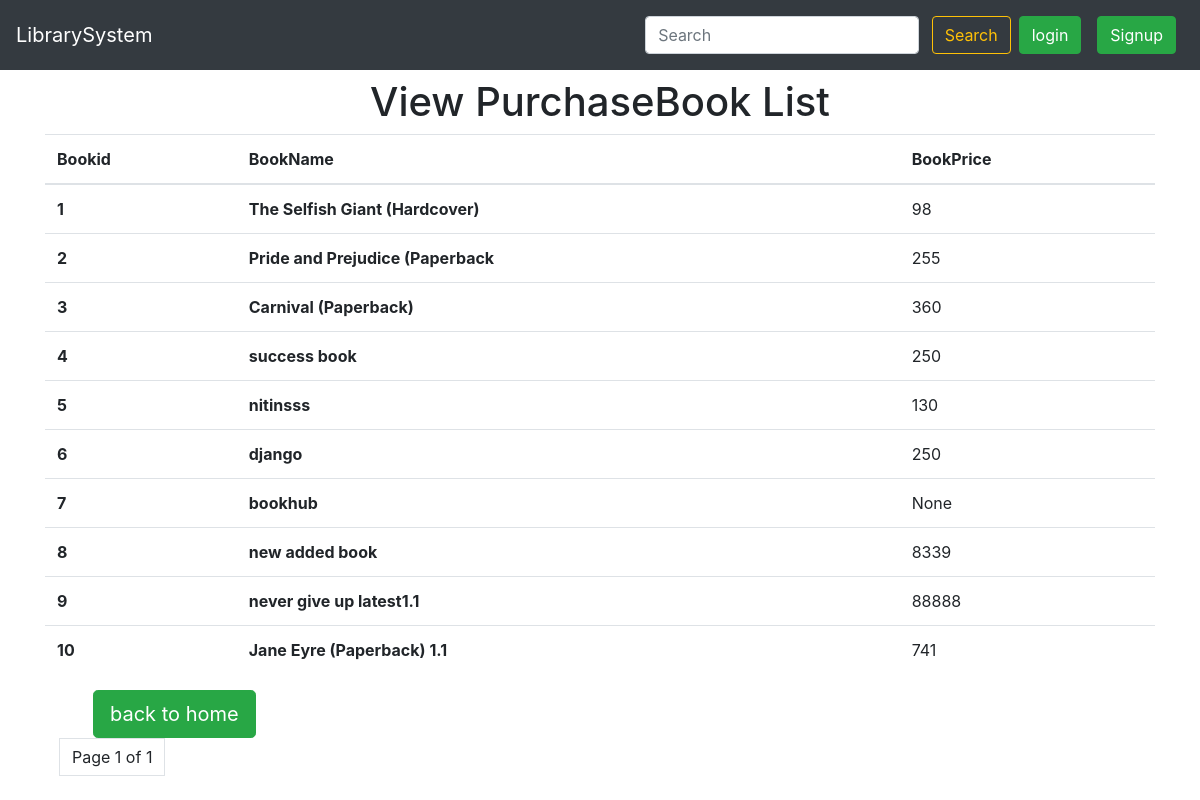
The page /purchaseviewbook on the database its author committed.
### lib_app/models.py (models this page shows)
class Book(models.Model):
    catchoice= [
        ('education', 'Education'),
        ('entertainment', 'Entertainment'),
        ('comics', 'Comics'),
        ('biography', 'Biographie'),
        ('history', 'History'),
        ]
    bookid = models.AutoField(primary_key=True)
    name=models.CharField(max_length=30)
    author=models.CharField(max_length=40)
    category=models.CharField(max_length=30,choices=catchoice,default='Education')
    bookprice= models.DecimalField(decimal_places=0, max_digits=10000, null=True)
    bookdesc=models.TextField(max_length=500)
    timeStamp = models.DateTimeField(auto_now_add=True ,blank=True)
    require_date = models.DateTimeField(auto_now_add=True,blank=True, null=True)
    Tenatative_Return_Date = models.DateTimeField(auto_now_add=True,blank=True, null=True)
    def __str__(self):
        return str(self.name)

### lib_app/views.py (the view)
# urls.py: path('purchaseviewbook', views.purchaseviewbook, name='purchaseviewbook'),
def purchaseviewbook(request):
    pv = Book.objects.all()
    print(pv)
    paginator = Paginator(pv, 11)
    page = request.GET.get('page')
    try:
        posts = paginator.page(page)
    except PageNotAnInteger:
        posts = paginator.page(1)
    except EmptyPage:
        posts = paginator.page(paginator.num_pages)
    return render(request, 'purchaseviewbook.html',{'page':page,'posts':posts})

### templates/purchaseviewbook.html (shortened to what this page needs)
{% extends 'base.html' %}
{% block body %}
<div class="container my-2">
<h1 class="text-center my-2">View PurchaseBook List</h1>
<table class="table">
  <thead>
    <tr>
      <th scope="col">Bookid</th>
      <th scope="col">BookName</th>
      <th scope="col">BookPrice</th>
    </tr>
  </thead>
  <tbody>
    <tr>
      {% for items in posts %}
      <th scope="row">{{forloop.counter}}</th>
      <th scope="row">{{items.name}}</th>
      <td>{{items.bookprice}}</td>
    </tr>
{% endfor %}
  </tbody>
</table>
<a class="btn btn-success ml-5 text-white btn-lg" href="/" role="button">back to home</a>
{%	include	"pagination.html"	with	page=posts	%}
{% endblock body %}

### templates/base.html (shortened to what this page needs)
<!doctype html>
<html lang="en">
<head>
  <link rel="stylesheet" href="https://maxcdn.bootstrapcdn.com/bootstrap/4.0.0/css/bootstrap.min.css"
>
</head>
<body>
  <nav class="navbar navbar-expand-lg navbar-dark bg-dark sticky-top ">
    <a class="navbar-brand" href="/">LibrarySystem</a>
    <div class="collapse navbar-collapse" id="navbarSupportedContent">
      <div class="ml-auto form-inline">
        <form method="get" action="/search" class=" my-2 ml-4 my-lg-0">
          <input class="form-control mr-sm-2" type="search" placeholder="Search" aria-label="Search" id="query"
            name="query">
          <button class="btn btn-outline-warning my-2 my-sm-0" type="submit">Search</button>
        </form>
        {% if user.is_authenticated %}
        <ul class="navbar-nav mr-2">
          <li class="nav-item dropdown ">
            <a class="nav-link dropdown-toggle text-light" href="/admin" id="navbarDropdown" role="button"
              data-toggle="dropdown" aria-haspopup="true" aria-expanded="false">
              Welcome Admin: <b>{{request.user}}</b>
            </a>
            <div class="dropdown-menu" aria-labelledby="navbarDropdown">
              <a class="dropdown-item" href="/logout">logout</a>
            </div>
          </li>
        </ul>
        {% else %}
        <button type="button" class="btn btn-success m-2" data-toggle="modal" data-target="#loginModalTitle">
          login
        </button>
        <button type="button" class="btn btn-success m-2" data-toggle="modal" data-target="#signupModalTitle">
          Signup
        </button>
        {% endif %}
      </div>
    </div>
  </nav>
  {% block body %}
  {% endblock body %}
</body>
</html>

### templates/pagination.html (shortened to what this page needs)
<div class="container">
    <ul class="pagination">
        <li class="page-item">
            <a class="page-link">Page {{page.number}} of {{page.paginator.num_pages}}</a>
        </li>
    </ul>
</div>

### rows shown on the page
Book: name "The Selfish Giant (Hardcover)", bookprice "98"
Book: name "Pride and Prejudice (Paperback", bookprice "255"
Book: name "Carnival (Paperback)", bookprice "360"
Book: name "success book", bookprice "250"
Book: name "nitinsss", bookprice "130"
Book: name "django", bookprice "250"
Book: name "bookhub", bookprice "None"
Book: name "new added book", bookprice "8339"
Book: name "never give up latest1.1", bookprice "88888"
Book: name "Jane Eyre (Paperback) 1.1", bookprice "741"

### other values the page prints
{{ page.number }} "1"
{{ page.paginator.num_pages }} "1"
